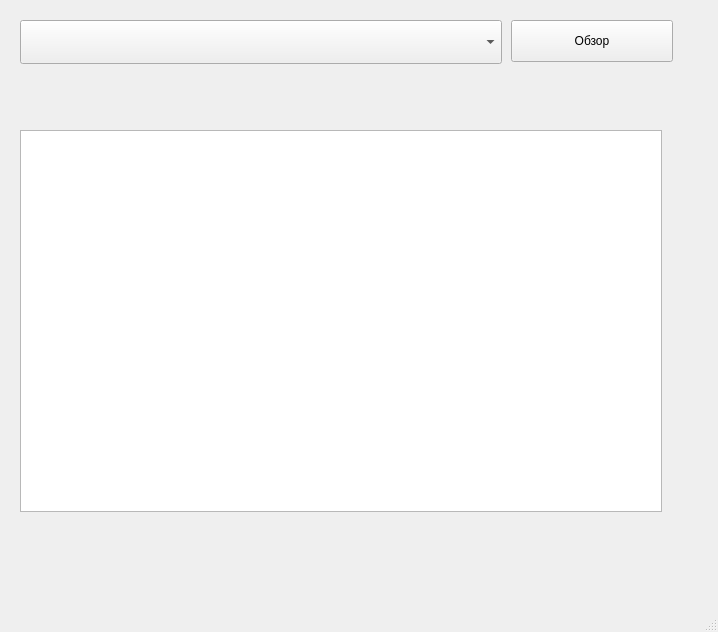
<?xml version="1.0" encoding="UTF-8"?>
<ui version="4.0">
 <class>MainWindow</class>
 <widget class="QMainWindow" name="MainWindow">
  <property name="geometry">
   <rect>
    <x>0</x>
    <y>0</y>
    <width>718</width>
    <height>632</height>
   </rect>
  </property>
  <property name="windowTitle">
   <string>MainWindow</string>
  </property>
  <widget class="QWidget" name="centralwidget">
   <widget class="QComboBox" name="comboBox">
    <property name="geometry">
     <rect>
      <x>20</x>
      <y>20</y>
      <width>482</width>
      <height>44</height>
     </rect>
    </property>
   </widget>
   <widget class="QPushButton" name="pushButton">
    <property name="geometry">
     <rect>
      <x>511</x>
      <y>20</y>
      <width>162</width>
      <height>42</height>
     </rect>
    </property>
    <property name="text">
     <string>Обзор</string>
    </property>
   </widget>
   <widget class="QPlainTextEdit" name="plainTextEdit">
    <property name="geometry">
     <rect>
      <x>20</x>
      <y>130</y>
      <width>642</width>
      <height>382</height>
     </rect>
    </property>
    <property name="readOnly">
     <bool>true</bool>
    </property>
   </widget>
  </widget>
  <widget class="QStatusBar" name="statusbar"/>
 </widget>
 <resources/>
 <connections/>
</ui>
